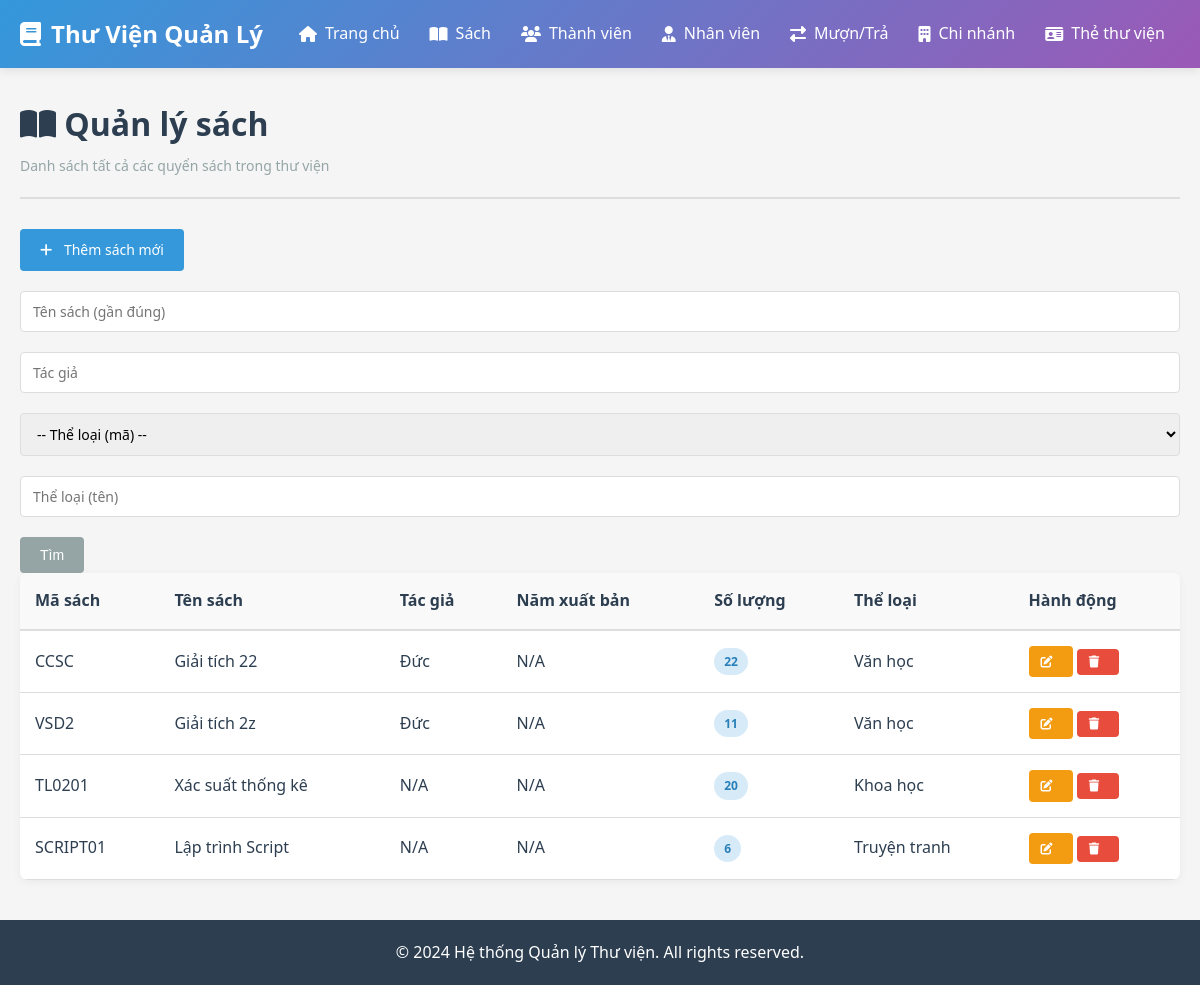
Page /sach on the committed database.
### app/models/__init__.py (models this page shows, shortened)
class Sach(db.Model):
    __tablename__ = 'sach'
    ma_sach = db.Column(db.String(10), primary_key=True)
    ten_sach = db.Column(db.String(200), nullable=False)
    tac_gia = db.Column(db.String(150))
    nam_xb = db.Column(db.Integer)
    nha_xb = db.Column(db.String(150))
    so_luong = db.Column(db.Integer, default=0)
    ma_tl = db.Column(db.String(10), db.ForeignKey('thai_loai.ma_tl'), nullable=False)
    ma_ncc = db.Column(db.String(10), db.ForeignKey('nha_cung_cap.ma_ncc'))
    ban_sao = db.relationship('BanSao', backref='sach', lazy=True, cascade='all, delete-orphan')

class ThaiLoai(db.Model):
    __tablename__ = 'thai_loai'
    ma_tl = db.Column(db.String(10), primary_key=True)
    ten_tl = db.Column(db.String(100), nullable=False)
    sach = db.relationship('Sach', backref='thai_loai', lazy=True, cascade='all, delete-orphan')

### app/routes/__init__.py (the view)
@bp.route('/sach')
def danh_sach_sach():
    page = request.args.get('page', 1, type=int)
    q = request.args.get('q', '').strip()            # tìm theo tên sách (gần đúng)
    tac_gia = request.args.get('tac_gia', '').strip()
    ma_tl = request.args.get('ma_tl', '').strip()
    ten_tl = request.args.get('ten_tl', '').strip()
    query = db.select(Sach)
    if ma_tl:
        query = query.where(Sach.ma_tl == ma_tl)
    if ten_tl:
        query = query.join(ThaiLoai).where(ThaiLoai.ten_tl.ilike(f"%{ten_tl}%"))
    if tac_gia:
        query = query.where(Sach.tac_gia.ilike(f"%{tac_gia}%"))
    if q:
        query = query.where(Sach.ten_sach.ilike(f"%{q}%"))
    sach = db.paginate(query, page=page, per_page=10)
    the_loai = db.session.query(ThaiLoai).all()
    filters = {'q': q, 'tac_gia': tac_gia, 'ma_tl': ma_tl, 'ten_tl': ten_tl}
    return render_template('sach/danh_sach.html', sach=sach, the_loai=the_loai, filters=filters)

### app/templates/sach/danh_sach.html (shortened to what this page needs)
{% extends "base.html" %}
{% block content %}
<div class="page-header">
    <h1><i class="fas fa-book-open"></i> Quản lý sách</h1>
    <p>Danh sách tất cả các quyển sách trong thư viện</p>
</div>
<div class="toolbar">
    <a href="{{ url_for('main.them_sach') }}" class="btn btn-primary">
        <i class="fas fa-plus"></i> Thêm sách mới
    </a>
</div>
<form method="get" class="form-inline mb-3">
    <div class="form-group mr-2">
        <input type="text" name="q" class="form-control" placeholder="Tên sách (gần đúng)" value="{{ filters.q if filters else '' }}">
    </div>
    <div class="form-group mr-2">
        <input type="text" name="tac_gia" class="form-control" placeholder="Tác giả" value="{{ filters.tac_gia if filters else '' }}">
    </div>
    <div class="form-group mr-2">
        <select name="ma_tl" class="form-control">
            <option value="">-- Thể loại (mã) --</option>
        </select>
    </div>
    <div class="form-group mr-2">
        <input type="text" name="ten_tl" class="form-control" placeholder="Thể loại (tên)" value="{{ filters.ten_tl if filters else '' }}">
    </div>
    <button type="submit" class="btn btn-secondary">Tìm</button>
</form>
<div class="table-responsive">
    <table class="table">
        <thead>
            <tr>
                <th>Mã sách</th>
                <th>Tên sách</th>
                <th>Tác giả</th>
                <th>Năm xuất bản</th>
                <th>Số lượng</th>
                <th>Thể loại</th>
                <th>Hành động</th>
            </tr>
        </thead>
        <tbody>
            {% for s in sach.items %}
            <tr>
                <td>{{ s.ma_sach }}</td>
                <td>{{ s.ten_sach }}</td>
                <td>{{ s.tac_gia or 'N/A' }}</td>
                <td>{{ s.nam_xb or 'N/A' }}</td>
                <td><span class="badge badge-info">{{ s.so_luong }}</span></td>
                <td>{{ s.thai_loai.ten_tl if s.thai_loai else 'N/A' }}</td>
                <td>
                    <a href="{{ url_for('main.sua_sach', ma_sach=s.ma_sach) }}" class="btn btn-sm btn-warning">
                        <i class="fas fa-edit"></i>
                    </a>
                    <form method="POST" action="{{ url_for('main.xoa_sach', ma_sach=s.ma_sach) }}" style="display:inline;">
                        <button type="submit" class="btn btn-sm btn-danger" onclick="return confirm('Bạn chắc chắn muốn xóa?')">
                            <i class="fas fa-trash"></i>
                        </button>
                    </form>
                </td>
            </tr>
            {% else %}
            <tr>
                <td colspan="7" class="text-center">Không có sách nào</td>
            </tr>
            {% endfor %}
        </tbody>
    </table>
</div>
{% endblock %}

### app/static/css/style.css (style rules this page uses)
:root { --primary: #3498db; --success: #2ecc71; --danger: #e74c3c; --warning: #f39c12; --info: #9b59b6; --light: #ecf0f1; --dark: #2c3e50; --gray: #95a5a6; --border: #ddd; }
* { margin: 0; padding: 0; box-sizing: border-box; }
body { font-family: 'Segoe UI', Tahoma, Geneva, Verdana, sans-serif; background-color: #f5f5f5; color: var(--dark); line-height: 1.6; }
.page-header { margin-bottom: 30px; padding-bottom: 20px; border-bottom: 2px solid var(--border); }
.page-header h1 { font-size: 32px; margin-bottom: 5px; color: var(--dark); }
.page-header p { color: var(--gray); font-size: 14px; }
.btn { display: inline-block; padding: 10px 20px; border: none; border-radius: 4px; cursor: pointer; text-decoration: none; font-size: 14px; transition: all 0.3s; font-weight: 500; text-align: center; }
.btn i { margin-right: 8px; }
.btn-primary { background: var(--primary); color: white; }
.btn-danger { background: var(--danger); color: white; }
.btn-warning { background: var(--warning); color: white; }
.btn-secondary { background: var(--gray); color: white; }
.btn-sm { padding: 6px 12px; font-size: 12px; }
.form-group { margin-bottom: 20px; }
.form-group input, .form-group select, .form-group textarea { width: 100%; padding: 10px 12px; border: 1px solid var(--border); border-radius: 4px; font-size: 14px; font-family: inherit; transition: border-color 0.3s; }
.table-responsive { overflow-x: auto; background: white; border-radius: 8px; box-shadow: 0 2px 10px rgba(0,0,0,0.05); margin-bottom: 20px; }
.table { width: 100%; border-collapse: collapse; margin: 0; }
.table thead { background: #f9f9f9; border-bottom: 2px solid var(--border); }
.table th { padding: 15px; text-align: left; font-weight: 600; color: var(--dark); }
.table td { padding: 15px; border-bottom: 1px solid var(--border); }
.badge { display: inline-block; padding: 4px 10px; border-radius: 20px; font-size: 12px; font-weight: 600; }
.badge-info { background: rgba(52, 152, 219, 0.2); color: #2980b9; }
.toolbar { margin-bottom: 20px; display: flex; gap: 10px; }

### rows in the picture
Sach: ma_sach "CCSC", ten_sach "Giải tích 22", tac_gia "Đức", nam_xb "N/A", so_luong "22", thai_loai "Văn học"
Sach: ma_sach "VSD2", ten_sach "Giải tích 2z", tac_gia "Đức", nam_xb "N/A", so_luong "11", thai_loai "Văn học"
Sach: ma_sach "TL0201", ten_sach "Xác suất thống kê", tac_gia "N/A", nam_xb "N/A", so_luong "20", thai_loai "Khoa học"
Sach: ma_sach "SCRIPT01", ten_sach "Lập trình Script", tac_gia "N/A", nam_xb "N/A", so_luong "6", thai_loai "Truyện tranh"
